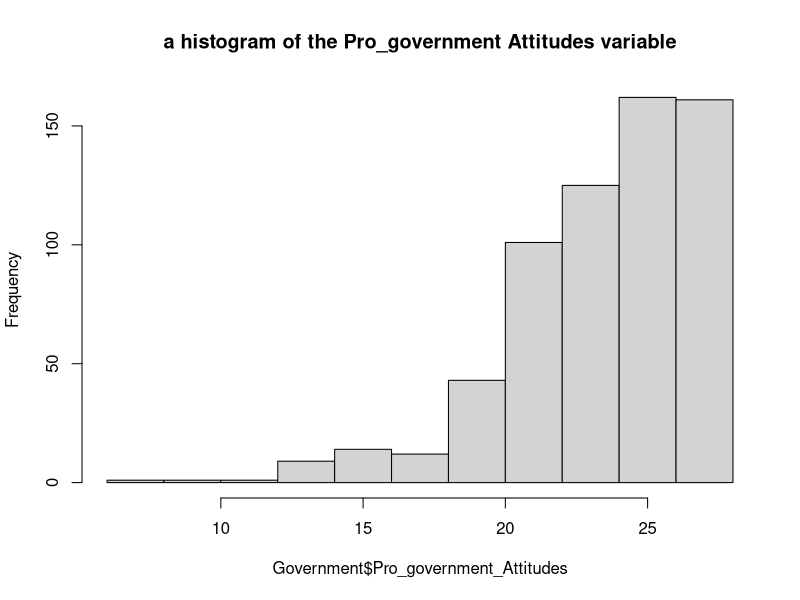
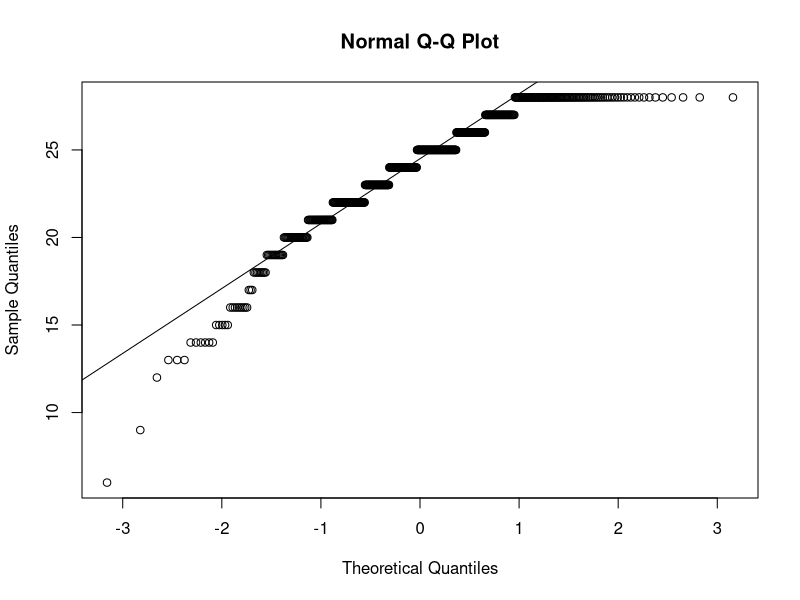

These figures' R source, in order:

#######################################################
#####  R Lab t-Statistic ##############################
#######################################################

# BST 611
# Research Question: Does our sample's pro-government attitudes differ from the population's
# mean of 20?
# Procedure:
#   1. Univariate Analyses: Descriptive Statistics and Cleaning the Data
# 2. Check the Assumptions
# 3. Run the Statistical Test
# 4. State a Conclusion
# Create a dataset named "Government"
# .	Univariate Analyses:  Descriptive Statistics and Cleaning the Data
# For continuous variables, we will use "summary" to obtain summary statistics and use "hist" to get a histogram
########################################################################################################################
##############################################################
#Need to paste the directory to the files of your data below##
##############################################################
#directoryTofiles<-"\\\\Mac\\Home\\BST6111B\\" 

Government=read.csv("GovernmentAttitudes.csv",sep=",")
attitude.summary = summary(Government$Pro_government_Attitudes)
attitude.summary
 
##    Min. 1st Qu.  Median    Mean 3rd Qu.    Max.    NA's 
##       6      22      25      24      27      28     570
 
#Get a histogram of the Pro_government_Attitudes variable
hitsgram=hist(Government$Pro_government_Attitudes, main="a histogram of the Pro_government Attitudes variable")

# .	Clean the Data:  Review the Variable's Output.  Attitudes is negatively skewed as shown in the histogram.  Mean is slightly less than the median.  Minimum is 6 and Maximum is 28.  N=630; Missing 570 (47.5% missing!)
# .	Check Assumptions: Normal Distribution.
# Plot the PP plot to check normality. Use the "qqnorm" function.

 qqnorm(Government$Pro_government_Attitudes)
 qqline(Government$Pro_government_Attitudes)

# Use the Kolmogorov-Smirnov test to test for normality. Use the "ks.test" function.
# Note: if your variable has missing (NA) values, include the "na.rm=TRUE" option in these functions

mean(Government$Pro_government_Attitudes,na.rm=TRUE)

## [1] 24.00476
sd(Government$Pro_government_Attitudes,na.rm=TRUE)
## [1] 3.367521
ks.test(x=Government$Pro_government_Attitudes,"pnorm",mean=24.00476,sd=3.367521)

########################################################################################
## Warning in ks.test(x = Government$Pro_government_Attitudes, "pnorm", mean =
## 24.00476, : ties should not be present for the Kolmogorov-Smirnov test
## 
##  One-sample Kolmogorov-Smirnov test
## 
## data:  Government$Pro_government_Attitudes
## D = 0.12891, p-value = 1.614e-09
## alternative hypothesis: two-sided
########################################################################################

t.test(x=Government$Pro_government_Attitudes, alternative="two.sided", mu=20)

## 
##  One Sample t-test
## 
## data:  Government$Pro_government_Attitudes
## t = 29.849, df = 629, p-value < 2.2e-16
## alternative hypothesis: true mean is not equal to 20
## 95 percent confidence interval:
##  23.74130 24.26823
## sample estimates:
## mean of x 
##  24.00476

# .	State a Conclusion mj
# Based on the results of a single-sample t-test, we reject the null hypothesis and conclude
# that the sample mean is significantly different from the population mean (t(df=629)=29.85,
#                                                                           p<0.0001).  We are 95% confident that the true mean difference is between 23.74 and 24.27. 
# We interpret these results with caution, considering the large percentage of missing observations. 
# 
